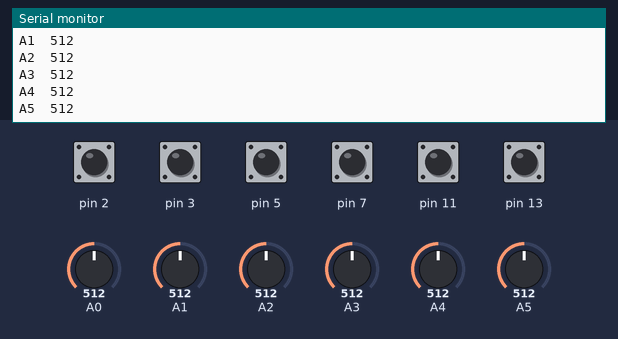
The sketch below on a simulated Arduino Uno, built with avr-gcc and run on an emulated ATmega328P. Shown: the last lines printed to the serial monitor. The test bench sets the inputs (shaded band); at power-on: pin 2, pin 3, pin 5, pin 7, pin 11, pin 13 HIGH, A0 = 512, A1 = 512, A2 = 512, A3 = 512, A4 = 512, A5 = 512.

Above: at 1.2 s.
1.3 s: A0 set to 716
2.8 s: A1 set to 716
4.3 s: A2 set to 716
5.8 s: A3 set to 716
At 6.35 s:
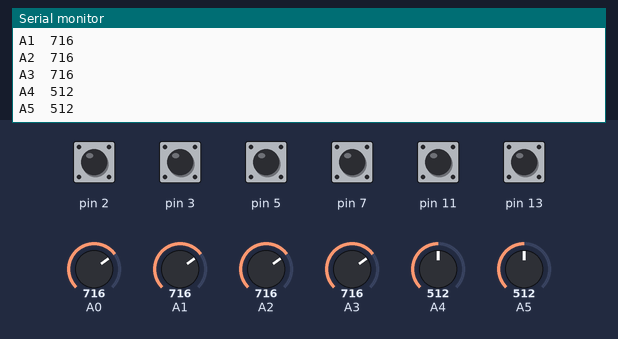
7.3 s: A4 set to 716
At 7.86 s:
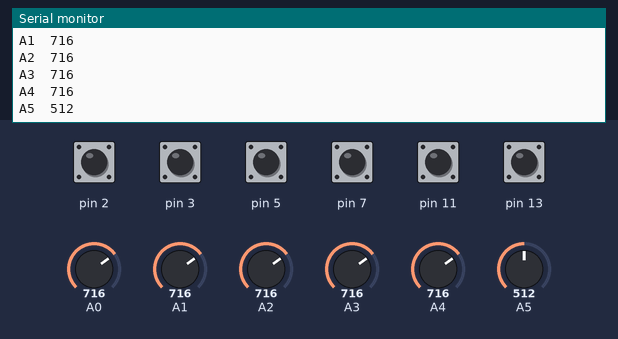
8.8 s: A5 set to 716
At 9.37 s:
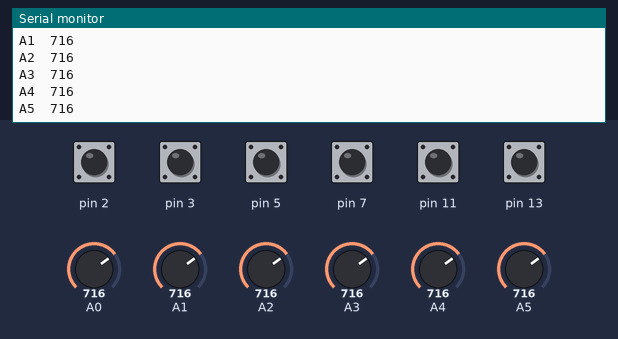
Timing chart, 0 to 11.3 s (numbered marks = the images above; inputs shaded):
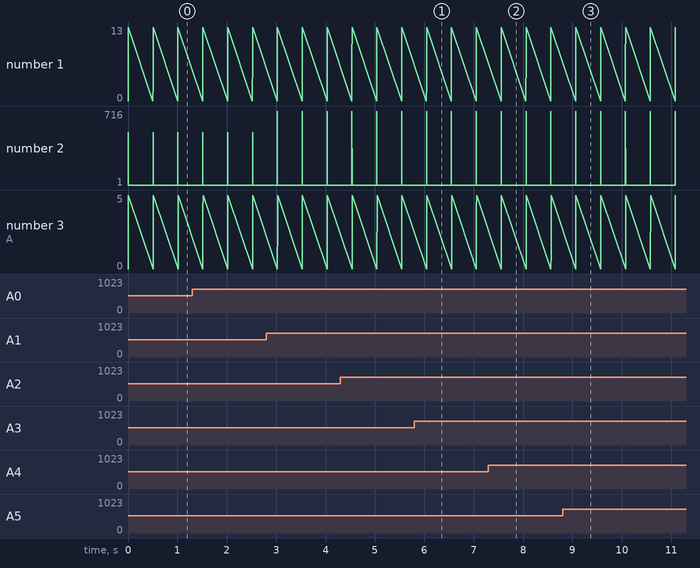

Measured:
- after the input at 5.8 s, the serial monitor: prints a new line after 0.25 s (image 1)
- after the input at 7.3 s, the serial monitor: prints a new line after 0.26 s (image 2)
- after the input at 8.8 s, the serial monitor: prints a new line after 0.27 s (image 3)

The sketch:

IdentifyKeyCode.ino
```cpp
void setup() {
    // put your setup code here, to run once:

    // baud rate settings
    Serial.begin(115200);

    // pin setup
    // all is pullup_resistor and no need to discriminate whether is analog or digital.
    // that part are for loop and done by analogRead() & digitalRead().
    pinMode(0, INPUT_PULLUP);
    pinMode(1, INPUT_PULLUP);
    pinMode(2, INPUT_PULLUP);
    pinMode(3, INPUT_PULLUP);
    pinMode(5, INPUT_PULLUP);
    pinMode(7, INPUT_PULLUP);
    pinMode(9, INPUT_PULLUP);
    pinMode(11, INPUT_PULLUP);
    pinMode(13, INPUT_PULLUP);

    pinMode(A0, INPUT_PULLUP);
    pinMode(A1, INPUT_PULLUP);
    pinMode(A2, INPUT_PULLUP);
    pinMode(A3, INPUT_PULLUP);
    pinMode(A4, INPUT_PULLUP);
    pinMode(A5, INPUT_PULLUP);


}

void loop() {
    // put your main code here, to run repeatedly:

  // for discriminate new value.
  Serial.print("#######################\n");

  // Digital pin input.
  Serial.print("0");
  Serial.print("\t");
  Serial.print(digitalRead(0));
  Serial.print("\n");
  Serial.print("1");
  Serial.print("\t");
  Serial.print(digitalRead(1));
  Serial.print("\n");
  Serial.print("2");
  Serial.print("\t");
  Serial.print(digitalRead(2));
  Serial.print("\n");
  Serial.print("3");
  Serial.print("\t");
  Serial.print(digitalRead(3));
  Serial.print("\n");
  Serial.print("5");
  Serial.print("\t");
  Serial.print(digitalRead(5));
  Serial.print("\n");
  Serial.print("7");
  Serial.print("\t");
  Serial.print(digitalRead(7));
  Serial.print("\n");
  Serial.print("9");
  Serial.print("\t");

  // We should know some digital pin can be used for analog-input.
  Serial.print(analogRead(9));
  Serial.print("\n");
  Serial.print("11");
  Serial.print("\t");
  Serial.print(digitalRead(11));
  Serial.print("\n");
  Serial.print("13");
  Serial.print("\t");
  Serial.print(digitalRead(13));
  Serial.print("\n");

  // Analog pin input.
  Serial.print("A0");
  Serial.print("\t");
  Serial.print(analogRead(A0));
  Serial.print("\n");
  Serial.print("A1");
  Serial.print("\t");
  Serial.print(analogRead(A1));
  Serial.print("\n");
  Serial.print("A2");
  Serial.print("\t");
  Serial.print(analogRead(A2));
  Serial.print("\n");
  Serial.print("A3");
  Serial.print("\t");
  Serial.print(analogRead(A3));
  Serial.print("\n");
  Serial.print("A4");
  Serial.print("\t");
  Serial.print(analogRead(A4));
  Serial.print("\n");
  Serial.print("A5");
  Serial.print("\t");
  Serial.print(analogRead(A5));
  Serial.print("\n");

  // Becasue of fast value return, delay action for 0.5s.
  delay(500);

}
```
